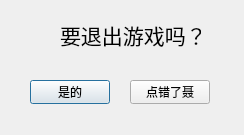
<?xml version="1.0" encoding="UTF-8"?>
<ui version="4.0">
 <class>ReallyQuit</class>
 <widget class="QDialog" name="ReallyQuit">
  <property name="geometry">
   <rect>
    <x>0</x>
    <y>0</y>
    <width>244</width>
    <height>135</height>
   </rect>
  </property>
  <property name="windowTitle">
   <string>Dialog</string>
  </property>
  <widget class="QPushButton" name="pushButton">
   <property name="geometry">
    <rect>
     <x>30</x>
     <y>80</y>
     <width>80</width>
     <height>24</height>
    </rect>
   </property>
   <property name="text">
    <string>是的</string>
   </property>
  </widget>
  <widget class="QPushButton" name="pushButton_2">
   <property name="geometry">
    <rect>
     <x>130</x>
     <y>80</y>
     <width>80</width>
     <height>24</height>
    </rect>
   </property>
   <property name="text">
    <string>点错了聂</string>
   </property>
  </widget>
  <widget class="QLabel" name="label">
   <property name="geometry">
    <rect>
     <x>60</x>
     <y>10</y>
     <width>141</width>
     <height>51</height>
    </rect>
   </property>
   <property name="text">
    <string>&lt;html&gt;&lt;head/&gt;&lt;body&gt;&lt;p&gt;&lt;span style=&quot; font-size:16pt;&quot;&gt;要退出游戏吗？&lt;/span&gt;&lt;/p&gt;&lt;/body&gt;&lt;/html&gt;</string>
   </property>
  </widget>
 </widget>
 <resources/>
 <connections/>
</ui>
